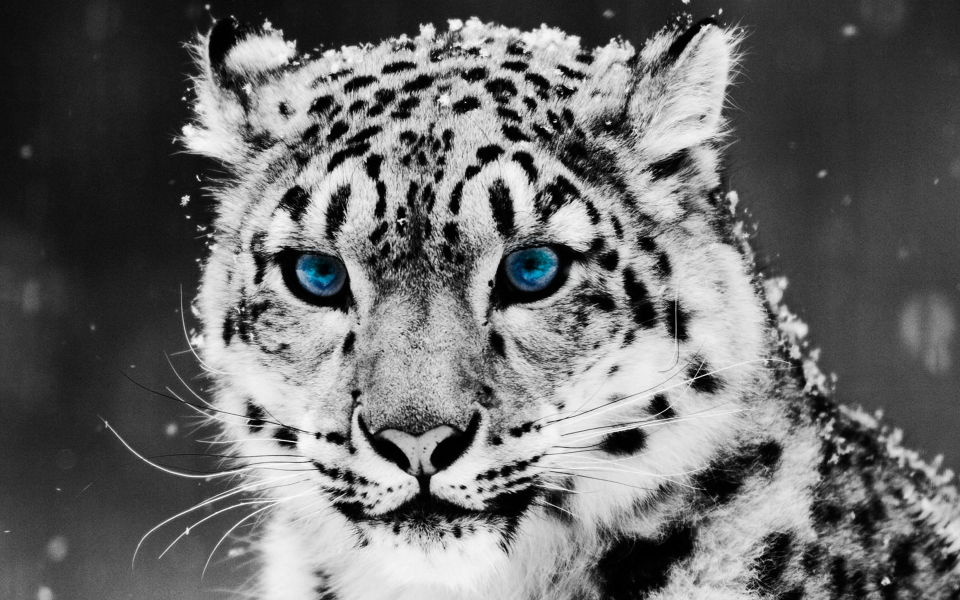
#> input picture 123.jpg, 3840 x 2400 px (shown at 1/4 size)
$ python module_11_1.py
#> lines starting #> are read from the running program, lines starting #| are printed output that depends on the picture
from PIL import Image
import glob, os
import numpy as np
import pandas as pd
from PIL.Image import composite

'''
pillow - обработать изображение, например, изменить его размер, применить эффекты и сохранить в другой формат.
Библиотека изображений Python добавляет возможности обработки изображений в интерпретатор Python.
Эта библиотека обеспечивает обширную поддержку форматов файлов, эффективное внутреннее представление и довольно мощные возможности обработки изображений.
Основная библиотека изображений предназначена для быстрого доступа к данным, хранящимся в нескольких основных пиксельных форматах.
 Он должен обеспечить прочную основу для общего инструмента обработки изображений.
 !Библиотека для работы с фотографиями в python!
 примеры методов работы:
 1)поворот фотографии на n градусов
 2)изменение разрешение фотографии
 3)наложение друг на друга фотографий
'''
#1
with Image.open("123.jpg") as im:
#> im is the input picture: PIL image 3840x2400 RGB; mean R, G, B 106.6, 106.8, 106.9
    im.rotate(45).show()
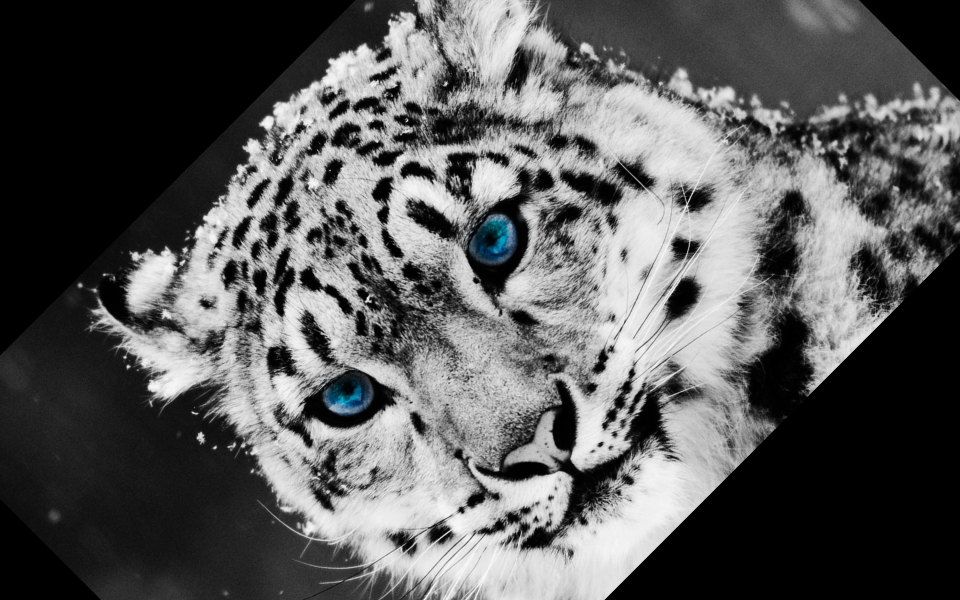
#> shown: PIL image 3840x2400 RGB (shown at 1/4 size); mean R, G, B 90.2, 90.4, 90.5
#2
size = 128, 128
for infile in glob.glob("234.jpg"):
    file, ext = os.path.splitext(infile)
    with Image.open(infile) as im:
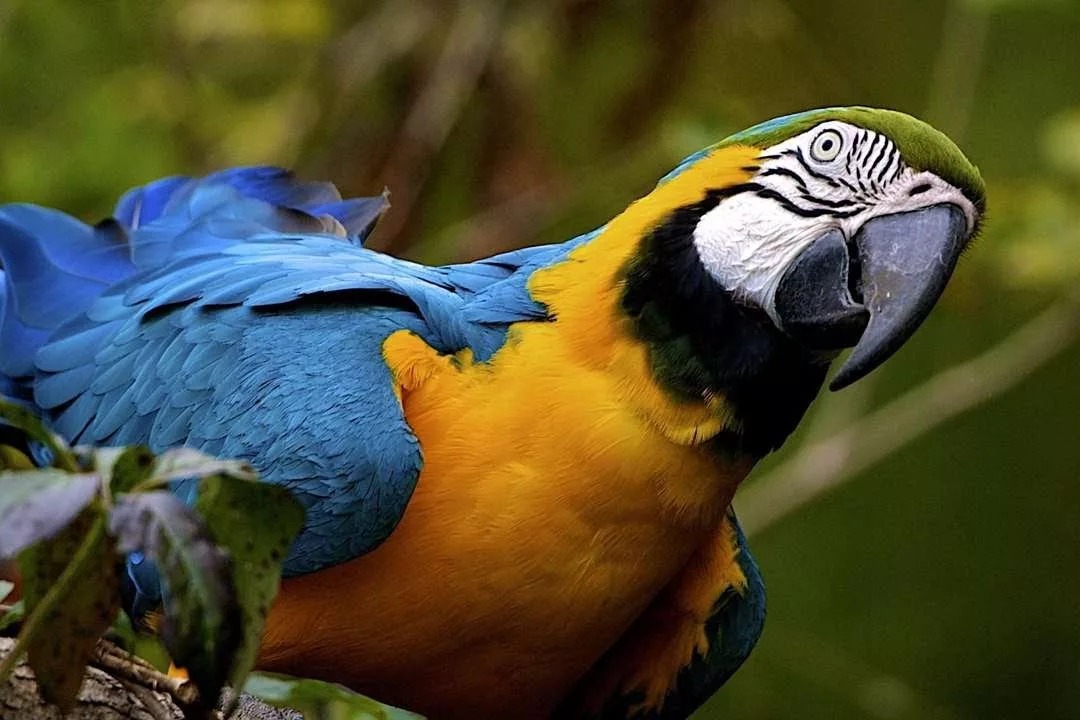
#> input picture 234.jpg, 1080 x 720 px
#> im is the input picture: PIL image 1080x720 RGB; mean R, G, B 78.1, 76.5, 48.5
        im.thumbnail(size)
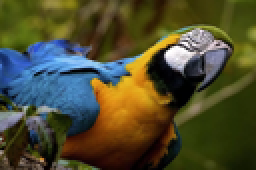
#> im: PIL image 128x85 RGB (shown 2 times larger); mean R, G, B 78.1, 76.5, 48.6
        im.save(file + ".new", "JPEG")
#3
a = Image.open("234.jpg")
#> (the run stopped early here; a loop or call above may not have finished)
